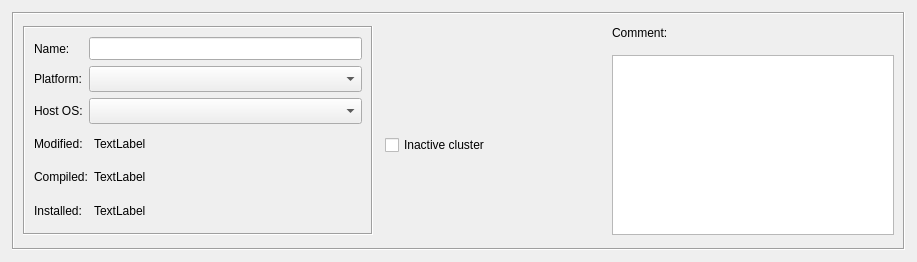
<ui version="4.0" >
 <class>ClusterDialog_q</class>
 <widget class="QWidget" name="ClusterDialog_q" >
  <property name="enabled" >
   <bool>true</bool>
  </property>
  <property name="geometry" >
   <rect>
    <x>0</x>
    <y>0</y>
    <width>917</width>
    <height>262</height>
   </rect>
  </property>
  <property name="sizePolicy" >
   <sizepolicy vsizetype="MinimumExpanding" hsizetype="Preferred" >
    <horstretch>0</horstretch>
    <verstretch>0</verstretch>
   </sizepolicy>
  </property>
  <property name="windowTitle" >
   <string>Cluster</string>
  </property>
  <layout class="QGridLayout" name="gridLayout" >
   <property name="margin" >
    <number>12</number>
   </property>
   <item row="0" column="0" >
    <widget class="QFrame" name="frame20" >
     <property name="frameShape" >
      <enum>QFrame::Box</enum>
     </property>
     <property name="frameShadow" >
      <enum>QFrame::Sunken</enum>
     </property>
     <layout class="QGridLayout" name="gridLayout_2" >
      <property name="spacing" >
       <number>12</number>
      </property>
      <item rowspan="2" row="0" column="0" >
       <widget class="QFrame" name="frame7_2" >
        <property name="sizePolicy" >
         <sizepolicy vsizetype="Preferred" hsizetype="Fixed" >
          <horstretch>0</horstretch>
          <verstretch>0</verstretch>
         </sizepolicy>
        </property>
        <property name="minimumSize" >
         <size>
          <width>350</width>
          <height>0</height>
         </size>
        </property>
        <property name="maximumSize" >
         <size>
          <width>350</width>
          <height>16777215</height>
         </size>
        </property>
        <property name="frameShape" >
         <enum>QFrame::Box</enum>
        </property>
        <property name="frameShadow" >
         <enum>QFrame::Sunken</enum>
        </property>
        <layout class="QGridLayout" name="gridLayout_4" >
         <item row="0" column="0" >
          <layout class="QGridLayout" >
           <item row="0" column="0" >
            <widget class="QLabel" name="textLabel1_4_2" >
             <property name="sizePolicy" >
              <sizepolicy vsizetype="Preferred" hsizetype="Minimum" >
               <horstretch>0</horstretch>
               <verstretch>0</verstretch>
              </sizepolicy>
             </property>
             <property name="maximumSize" >
              <size>
               <width>32767</width>
               <height>32767</height>
              </size>
             </property>
             <property name="text" >
              <string>Name:</string>
             </property>
             <property name="wordWrap" >
              <bool>false</bool>
             </property>
            </widget>
           </item>
           <item row="0" column="1" >
            <widget class="QLineEdit" name="obj_name" >
             <property name="sizePolicy" >
              <sizepolicy vsizetype="Fixed" hsizetype="Preferred" >
               <horstretch>1</horstretch>
               <verstretch>0</verstretch>
              </sizepolicy>
             </property>
             <property name="minimumSize" >
              <size>
               <width>200</width>
               <height>23</height>
              </size>
             </property>
            </widget>
           </item>
           <item row="2" column="0" >
            <widget class="QLabel" name="textLabel1_3_2_2" >
             <property name="sizePolicy" >
              <sizepolicy vsizetype="Preferred" hsizetype="Minimum" >
               <horstretch>0</horstretch>
               <verstretch>0</verstretch>
              </sizepolicy>
             </property>
             <property name="maximumSize" >
              <size>
               <width>32767</width>
               <height>32767</height>
              </size>
             </property>
             <property name="text" >
              <string>Platform:</string>
             </property>
             <property name="wordWrap" >
              <bool>false</bool>
             </property>
            </widget>
           </item>
           <item row="2" column="1" >
            <widget class="QComboBox" name="platform" >
             <property name="sizePolicy" >
              <sizepolicy vsizetype="Fixed" hsizetype="Minimum" >
               <horstretch>0</horstretch>
               <verstretch>0</verstretch>
              </sizepolicy>
             </property>
             <property name="minimumSize" >
              <size>
               <width>0</width>
               <height>26</height>
              </size>
             </property>
            </widget>
           </item>
           <item row="4" column="0" >
            <widget class="QLabel" name="textLabel2_3_2_2" >
             <property name="sizePolicy" >
              <sizepolicy vsizetype="Preferred" hsizetype="Minimum" >
               <horstretch>0</horstretch>
               <verstretch>0</verstretch>
              </sizepolicy>
             </property>
             <property name="maximumSize" >
              <size>
               <width>32767</width>
               <height>32767</height>
              </size>
             </property>
             <property name="text" >
              <string>Host OS:</string>
             </property>
             <property name="wordWrap" >
              <bool>false</bool>
             </property>
            </widget>
           </item>
           <item row="4" column="1" >
            <widget class="QComboBox" name="hostOS" >
             <property name="sizePolicy" >
              <sizepolicy vsizetype="Fixed" hsizetype="Minimum" >
               <horstretch>0</horstretch>
               <verstretch>0</verstretch>
              </sizepolicy>
             </property>
             <property name="minimumSize" >
              <size>
               <width>0</width>
               <height>26</height>
              </size>
             </property>
            </widget>
           </item>
          </layout>
         </item>
         <item row="1" column="0" >
          <layout class="QGridLayout" name="gridLayout_3" >
           <item row="0" column="0" >
            <widget class="QLabel" name="label" >
             <property name="text" >
              <string>Modified:</string>
             </property>
            </widget>
           </item>
           <item row="0" column="1" >
            <widget class="QLabel" name="last_modified" >
             <property name="sizePolicy" >
              <sizepolicy vsizetype="Preferred" hsizetype="Expanding" >
               <horstretch>0</horstretch>
               <verstretch>0</verstretch>
              </sizepolicy>
             </property>
             <property name="text" >
              <string>TextLabel</string>
             </property>
            </widget>
           </item>
           <item row="1" column="0" >
            <widget class="QLabel" name="label_2" >
             <property name="text" >
              <string>Compiled:</string>
             </property>
            </widget>
           </item>
           <item row="1" column="1" >
            <widget class="QLabel" name="last_compiled" >
             <property name="sizePolicy" >
              <sizepolicy vsizetype="Preferred" hsizetype="Expanding" >
               <horstretch>0</horstretch>
               <verstretch>0</verstretch>
              </sizepolicy>
             </property>
             <property name="text" >
              <string>TextLabel</string>
             </property>
            </widget>
           </item>
           <item row="2" column="0" >
            <widget class="QLabel" name="label_3" >
             <property name="text" >
              <string>Installed:</string>
             </property>
            </widget>
           </item>
           <item row="2" column="1" >
            <widget class="QLabel" name="last_installed" >
             <property name="sizePolicy" >
              <sizepolicy vsizetype="Preferred" hsizetype="Expanding" >
               <horstretch>0</horstretch>
               <verstretch>0</verstretch>
              </sizepolicy>
             </property>
             <property name="text" >
              <string>TextLabel</string>
             </property>
            </widget>
           </item>
          </layout>
         </item>
        </layout>
       </widget>
      </item>
      <item row="0" column="2" >
       <widget class="QLabel" name="textLabel2" >
        <property name="sizePolicy" >
         <sizepolicy vsizetype="Fixed" hsizetype="Preferred" >
          <horstretch>0</horstretch>
          <verstretch>0</verstretch>
         </sizepolicy>
        </property>
        <property name="text" >
         <string>Comment:</string>
        </property>
        <property name="wordWrap" >
         <bool>false</bool>
        </property>
       </widget>
      </item>
      <item row="1" column="1" >
       <widget class="QCheckBox" name="inactive" >
        <property name="sizePolicy" >
         <sizepolicy vsizetype="Fixed" hsizetype="Fixed" >
          <horstretch>0</horstretch>
          <verstretch>0</verstretch>
         </sizepolicy>
        </property>
        <property name="minimumSize" >
         <size>
          <width>215</width>
          <height>0</height>
         </size>
        </property>
        <property name="maximumSize" >
         <size>
          <width>215</width>
          <height>16777215</height>
         </size>
        </property>
        <property name="toolTip" >
         <string>Skip this firewall for batch compile and install operations</string>
        </property>
        <property name="text" >
         <string>Inactive cluster</string>
        </property>
       </widget>
      </item>
      <item row="1" column="2" >
       <widget class="QTextEdit" name="comment" >
        <property name="sizePolicy" >
         <sizepolicy vsizetype="Expanding" hsizetype="Expanding" >
          <horstretch>0</horstretch>
          <verstretch>0</verstretch>
         </sizepolicy>
        </property>
        <property name="minimumSize" >
         <size>
          <width>200</width>
          <height>100</height>
         </size>
        </property>
        <property name="maximumSize" >
         <size>
          <width>16777215</width>
          <height>180</height>
         </size>
        </property>
        <property name="baseSize" >
         <size>
          <width>0</width>
          <height>0</height>
         </size>
        </property>
        <property name="tabChangesFocus" >
         <bool>true</bool>
        </property>
       </widget>
      </item>
     </layout>
    </widget>
   </item>
  </layout>
 </widget>
 <tabstops>
  <tabstop>obj_name</tabstop>
  <tabstop>platform</tabstop>
  <tabstop>hostOS</tabstop>
  <tabstop>inactive</tabstop>
  <tabstop>comment</tabstop>
 </tabstops>
 <resources>
  <include location="MainRes.qrc" />
 </resources>
 <connections>
  <connection>
   <sender>inactive</sender>
   <signal>toggled(bool)</signal>
   <receiver>ClusterDialog_q</receiver>
   <slot>changed()</slot>
   <hints>
    <hint type="sourcelabel" >
     <x>20</x>
     <y>20</y>
    </hint>
    <hint type="destinationlabel" >
     <x>20</x>
     <y>20</y>
    </hint>
   </hints>
  </connection>
  <connection>
   <sender>comment</sender>
   <signal>textChanged()</signal>
   <receiver>ClusterDialog_q</receiver>
   <slot>changed()</slot>
   <hints>
    <hint type="sourcelabel" >
     <x>20</x>
     <y>20</y>
    </hint>
    <hint type="destinationlabel" >
     <x>20</x>
     <y>20</y>
    </hint>
   </hints>
  </connection>
  <connection>
   <sender>obj_name</sender>
   <signal>textChanged(QString)</signal>
   <receiver>ClusterDialog_q</receiver>
   <slot>changed()</slot>
   <hints>
    <hint type="sourcelabel" >
     <x>20</x>
     <y>20</y>
    </hint>
    <hint type="destinationlabel" >
     <x>20</x>
     <y>20</y>
    </hint>
   </hints>
  </connection>
  <connection>
   <sender>platform</sender>
   <signal>activated(int)</signal>
   <receiver>ClusterDialog_q</receiver>
   <slot>platformChanged()</slot>
   <hints>
    <hint type="sourcelabel" >
     <x>20</x>
     <y>20</y>
    </hint>
    <hint type="destinationlabel" >
     <x>20</x>
     <y>20</y>
    </hint>
   </hints>
  </connection>
  <connection>
   <sender>hostOS</sender>
   <signal>activated(QString)</signal>
   <receiver>ClusterDialog_q</receiver>
   <slot>hostOSChanged()</slot>
   <hints>
    <hint type="sourcelabel" >
     <x>20</x>
     <y>20</y>
    </hint>
    <hint type="destinationlabel" >
     <x>20</x>
     <y>20</y>
    </hint>
   </hints>
  </connection>
 </connections>
 <slots>
  <slot>changed()</slot>
  <slot>platformChanged()</slot>
  <slot>hostOSChanged()</slot>
 </slots>
</ui>
